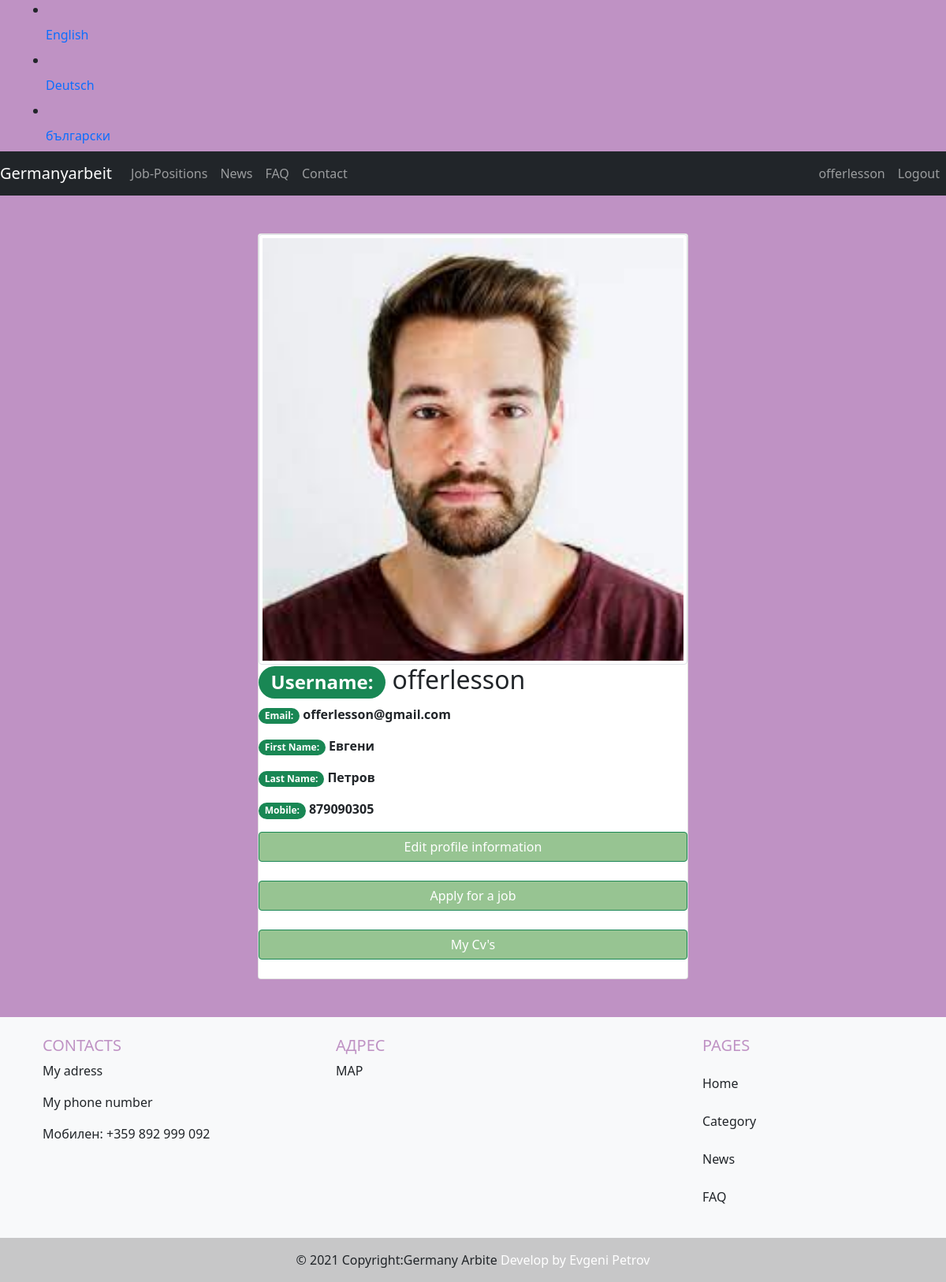
Page /accounts/profile/ (signed in) on the committed database.
### costumeuser/models.py (models this page shows, shortened)
class User(AbstractUser):
    is_worker = models.BooleanField(default=False)
    is_company = models.BooleanField(default=False)

class Worker(models.Model):
    user = models.OneToOneField(User, on_delete=models.CASCADE, primary_key=True, related_name="worker")
    image = models.ImageField(default="default.jpeg", upload_to='profile_pics')
    first_name = models.CharField(max_length=50)
    last_name = models.CharField(max_length=50)
    phone = models.CharField(max_length=20)

### costumeuser/views.py (the view)
# urls.py: path("profile/", views.profile, name="profile"),
@login_required
def profile(request):
    user = request.user
    return render(request, "account/profile.html", {'user': user})

### templates/account/profile.html (shortened to what this page needs)
{% extends "base.html" %}
{% load i18n %}
{% load static %}
{% block content %}
<br>
<br>
<div class="container">
    <div class="row justify-content-center">
        <div class="col-sm-12 col-md-6 col-lg-6">
            <div class="card">
            {% if user.is_authenticated and user.is_worker %}
                <img class="img-thumbnail" src="{{ user.worker.image.url }}">
                <div class="info">
                    <h2><span class="badge rounded-pill bg-success">Username:</span> {{ user.username }}</h2>
                    <p class="text-scondary"><b><span class="badge rounded-pill bg-success">Email:</span> {{ user.email }}</b></p>
                    <p class="text-scondary"><b><span class="badge rounded-pill bg-success">First Name:</span> {{ user.worker.first_name }}</b></p>
                    <p class="text-scondary"><b><span class="badge rounded-pill bg-success">Last Name:</span> {{ user.worker.last_name }}</b></p>
                    <p class="text-scondary"><b><span class="badge rounded-pill bg-success">Mobile:</span> {{ user.worker.phone }}</b></p>
                </div>
                <a class="btn btn-success" style="text-decoration: none; color:white; font-weight:20" href="{% url 'worker_profile_edit' user.id %}">Edit profile information</a>
                <br>
                <a class="btn btn-success" style="text-decoration: none; color:white; font-weight:20" href="{% url 'category' 1 %}">Apply for a job</a>
                <br />
                <a class="btn btn-success" style="text-decoration: none; color:white; font-weight:20" href="{% url 'cv_list' %}">My Cv's</a>
                <br />
            {% else %}
                <h2>You have to be login to view this page</h2>
            {% endif %}
            </div>
        </div>
    </div>
</div>
{% endblock content %}

### templates/nav.html (shortened to what this page needs)
{% load i18n %}
{% load static %}
<nav class="navbar navbar-expand-lg navbar-dark bg-dark">
  <a class="navbar-brand" href="{% url 'home' %}"><img/>Germanyarbeit</a>
  <div class="collapse navbar-collapse justify-content-between" id="navbarNav">
    <ul class="navbar-nav">
      <li class="nav-item">
        <a class="nav-link" href="{% url 'category' 1 %}">Job-Positions</a>
      </li>
      <li class="nav-item">
        <a class="nav-link" href="{% url 'news' %}">News</a>
      </li>
      <li class="nav-item">
        <a class="nav-link" href="{% url 'faq' %}">FAQ</a>
      </li>
      <li class="nav-item">
        <a class="nav-link" href="#">Contact</a>
      </li>
    </ul>
    <ul class="navbar-nav">
      {% if user.is_authenticated %}
      <li class="nav-item">
        <a class="nav-link" href="{% url 'profile' %}">{{ user.username }}</a>
      </li>
      <li class="nav-item">
        <a class="nav-link" href="{% url 'account_logout' %}">Logout</a>
      </li>
      {% endif %}
    </ul>
  </div>
</nav>

### static/css/main.css (style rules this page uses)
.body { background-color: #BF92C4; background-repeat: no-repeat; }
.btn { background-color: #97C492; }

### rows in the picture
User: username "offerlesson", worker.image (picture), email "offerlesson@gmail.com", worker.first_name "Евгени", worker.last_name "Петров", worker.phone "879090305"

### other values in the picture
{{ lang.name_local }} "English" "Deutsch" "български"
